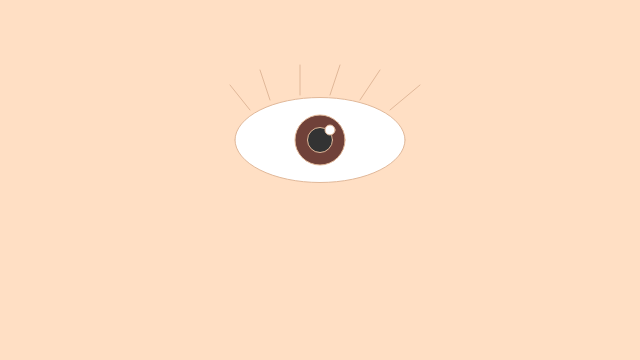
Frame 1 (no input)
Frame 60 (no input): identical to frame 1, image omitted
Frame 120 (the mouse pressed at the canvas centre since frame 60): identical to frame 1, image omitted

The p5.js sketch that drew this single still picture (run headless with seeded random() and noise() and a simulated clock; from frame 60 on, the mouse is pressed at the canvas centre):

// p5.js sketch
// ── sketch.js
function setup() {
    createCanvas(640, 360);
}

function draw() {
    background(255,223,196);
    
    // eye structer
    stroke(225,184,153);
    arc(320,140,170,85,PI, TWO_PI);
    arc(320,140,170,85,0, PI);
    fill(112,65,57);
    ellipse(320, 140, 50,50);
    fill(51);
    ellipse(320, 140, 25,25);
    fill(255,255,255);
    ellipse(330, 130, 10,10);
    
    // eye lashes structer
    line(250, 110, 230, 85);
    line(270, 100, 260, 70);
    line(300, 95, 300, 65);
    line(330, 95, 340, 65);
    line(360, 100, 380, 70);
    line(390, 110, 420, 85);
}
